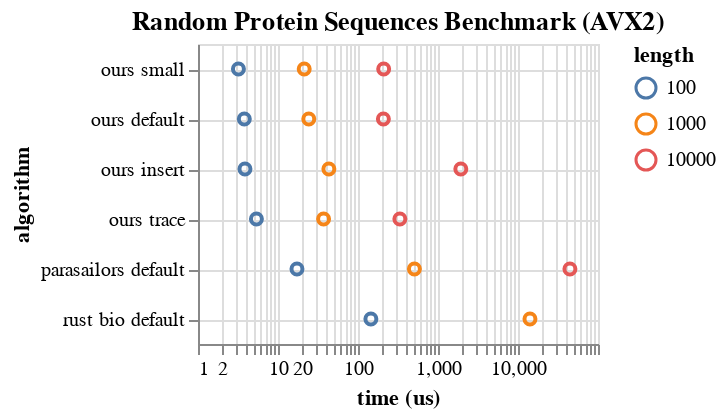

The cell this chart's notebook holds for it:
### Code cell
c = alt.Chart(data, title = "Random Protein Sequences Benchmark (AVX2)").mark_point(opacity = 1).encode(
    x = alt.X("time", axis = alt.Axis(title = "time (us)"), scale = alt.Scale(type = "log")),
    y = alt.Y("algorithm property", axis = alt.Axis(title = "algorithm", grid = True), sort = alt.EncodingSortField(field = "time")),
    color = "length:N"
).transform_filter(
    datum.alphabet == "protein"
).properties(
    width = 200,
    height = 150
)
save(c, "random_protein_bench.pdf")
c

### Figure 1 — Vega-Lite specification as saved in the notebook (floating-point values rounded to 4 significant figures)
{"config": {"view": {"continuousWidth": 400, "continuousHeight": 300}}, "data": {"name": "data-c0a00d57c8ae526759eda0940db65de8"}, "mark": {"type": "point", "opacity": 1}, "encoding": {"color": {"type": "nominal", "field": "length"}, "x": {"type": "quantitative", "axis": {"title": "time (us)"}, "field": "time", "scale": {"type": "log"}}, "y": {"type": "nominal", "axis": {"grid": true, "title": "algorithm"}, "field": "algorithm property", "sort": {"field": "time"}}}, "height": 150, "title": "Random Protein Sequences Benchmark (AVX2)", "transform": [{"filter": "(datum.alphabet === 'protein')"}], "width": 200, "$schema": "https://vega.github.io/schema/vega-lite/v4.8.1.json", "datasets": {"data-c0a00d57c8ae526759eda0940db65de8": [{"algorithm": "parasailors", "alphabet": "protein", "k": 1000, "length": 10000, "property": "default", "time": 44560.0, "algorithm property": "parasailors default"}, {"algorithm": "parasailors", "alphabet": "protein", "k": 100, "length": 1000, "property": "default", "time": 507.2, "algorithm property": "parasailors default"}, {"algorithm": "parasailors", "alphabet": "protein", "k": 10, "length": 100, "property": "default", "time": 17.26, "algorithm property": "parasailors default"}, {"algorithm": "rust bio", "alphabet": "protein", "k": 100, "length": 1000, "property": "default", "time": 14110.0, "algorithm property": "rust bio default"}, {"algorithm": "rust bio", "alphabet": "protein", "k": 10, "length": 100, "property": "default", "time": 144.9, "algorithm property": "rust bio default"}, {"algorithm": "ours", "alphabet": "protein", "k": 1000, "length": 10000, "property": "default", "time": 207.7, "algorithm property": "ours default"}, {"algorithm": "ours", "alphabet": "protein", "k": 1000, "length": 10000, "property": "insert", "time": 1928.0, "algorithm property": "ours insert"}, {"algorithm": "ours", "alphabet": "protein", "k": 1000, "length": 10000, "property": "small", "time": 209.4, "algorithm property": "ours small"}, {"algorithm": "ours", "alphabet": "protein", "k": 1000, "length": 10000, "property": "trace", "time": 333.7, "algorithm property": "ours trace"}, {"algorithm": "ours", "alphabet": "protein", "k": 100, "length": 1000, "property": "default", "time": 24.26, "algorithm property": "ours default"}, {"algorithm": "ours", "alphabet": "protein", "k": 100, "length": 1000, "property": "insert", "time": 43.24, "algorithm property": "ours insert"}, {"algorithm": "ours", "alphabet": "protein", "k": 100, "length": 1000, "property": "small", "time": 21.26, "algorithm property": "ours small"}, {"algorithm": "ours", "alphabet": "protein", "k": 100, "length": 1000, "property": "trace", "time": 37.13, "algorithm property": "ours trace"}, {"algorithm": "ours", "alphabet": "protein", "k": 10, "length": 100, "property": "default", "time": 3.793, "algorithm property": "ours default"}, {"algorithm": "ours", "alphabet": "protein", "k": 10, "length": 100, "property": "insert", "time": 3.863, "algorithm property": "ours insert"}, {"algorithm": "ours", "alphabet": "protein", "k": 10, "length": 100, "property": "small", "time": 3.201, "algorithm property": "ours small"}, {"algorithm": "ours", "alphabet": "protein", "k": 10, "length": 100, "property": "trace", "time": 5.372, "algorithm property": "ours trace"}, {"algorithm": "ours", "alphabet": "nucleotide", "k": 1000, "length": 10000, "property": "default", "time": 201.3, "algorithm property": "ours default"}, {"algorithm": "ours", "alphabet": "nucleotide", "k": 100, "length": 1000, "property": "default", "time": 21.61, "algorithm property": "ours default"}, {"algorithm": "triple accel", "alphabet": "nucleotide", "k": 1000, "length": 10000, "property": "default", "time": 7119.0, "algorithm property": "triple accel default"}, {"algorithm": "triple accel", "alphabet": "nucleotide", "k": 100, "length": 1000, "property": "default", "time": 22.74, "algorithm property": "triple accel default"}]}}
